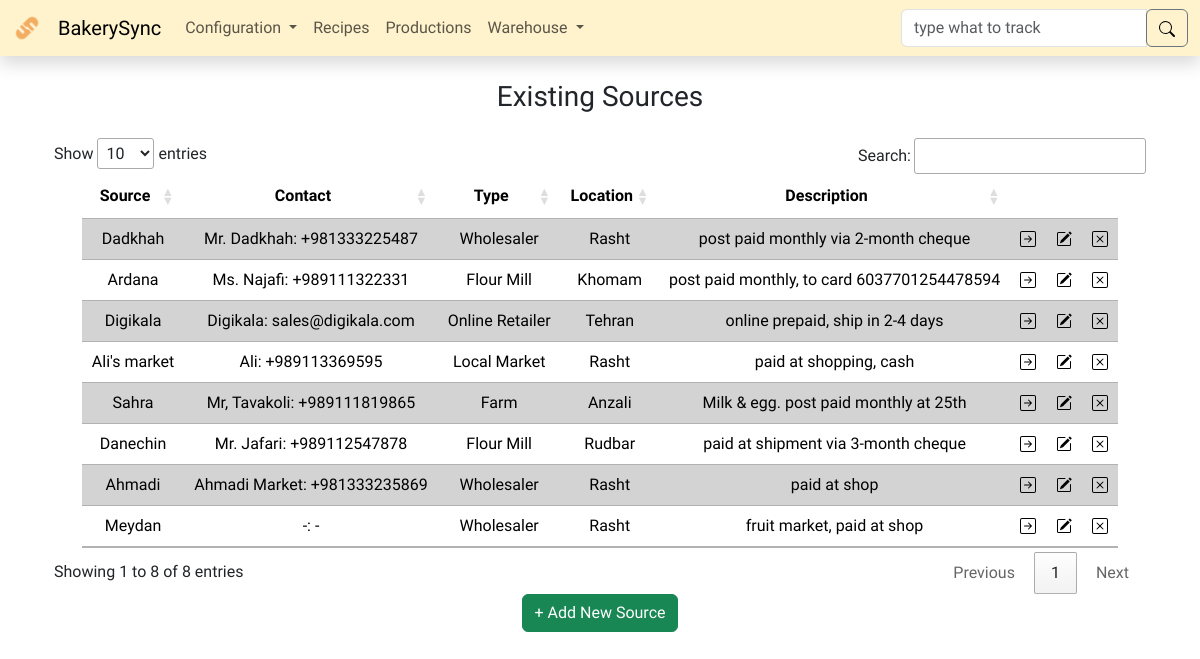
The app's page /sources/ with its own data.
### models.py (models this page shows, shortened)
class BaseModel(db.Model):
    __abstract__ = True
    id = db.Column(db.Integer, primary_key=True)

class Source(BaseModel):
    name = db.Column(db.String(255), unique=True, nullable=False)
    contact_person = db.Column(db.String(255))
    contact_information = db.Column(db.String(255))
    type = db.Column(db.String(255), nullable=False)
    location = db.Column(db.String(255))
    description = db.Column(db.String(255))
    arrivals = db.relationship('IngredientArrival', backref='source')

### routes/sources.py (the view)
@sources_bp.route('/', methods=['GET', 'POST'])
def sources():
    if request.method == 'POST':
        name = request.form['name'].capitalize()
        contact_person = request.form['contact_person'].title()
        contact_information = request.form['contact_information']
        type = request.form['type'].title()
        location = request.form['location'].title()
        description = request.form['description']
        new_source = Source(
            name=name,
            contact_person=contact_person,
            contact_information=contact_information,
            type=type,
            location=location,
            description=description
        )
        try:
            db.session.add(new_source)
            db.session.commit()
            flash('New source added successfully', 'success')
            return redirect(url_for('sources.sources'))
        except Exception as e:
            if 'UNIQUE constraint failed: source.name' in str(e):
                flash(
                    f'Can not add another source with the name {name}. Source name must be unique. Please choose a different name.', 'warning')
            else:
                flash(f'Error: {str(e)}', 'warning')
            db.session.rollback()  # Rollback any changes to the database
            return redirect(url_for('sources.sources'))
    else:
        sources = Source.query.all()
        return render_template('sources.html', sources=sources)

### app.py (called while the page is built)
@app.after_request
def after_request(response):
    response.headers["Cache-Control"] = "no-cache, no-store, must-revalidate"
    response.headers["Expires"] = 0
    response.headers["Pragma"] = "no-cache"
    return response

@app.template_filter('escape_html')
def escape_html_filter(s):
    result = ""
    for c in s:
        if c in ["'", '"']:
            result += "\\" + c
        else:
            result += c
    return result

### templates/sources.html (shortened to what this page needs)
{% extends "layout.html" %}
{%block main %}
<div class="container mx-auto text-center">
  <div class="container mx-auto">
    <h3 class="my-4">Existing Sources</h3>
    <table id="source_table" class="table table-striped w-auto mx-auto">
      <thead>
        <tr>
          <th>Source</th>
          <th>Contact</th>
          <th>Type</th>
          <th>Location</th>
          <th>Description</th>
          <th></th>
          <th></th>
          <th></th>
        </tr>
      </thead>
      <tbody>
        {% for source in sources %}
        <tr>
          <td>{{ source.name }}</td>
          <td>{{ source.contact_person }}: {{ source.contact_information }}</td>
          <td>{{ source.type }}</td>
          <td>{{ source.location }}</td>
          <td>{{ source.description }}</td>
          <td>
            <form action="{{ url_for('sources.track') }}" method="post">
              <input
                type="image"
                src="/static/icons/arrow-right-square.svg"
                alt="track"
                name="source_track"
                title="Track {{ source.name }}"
              />
            </form>
          </td>
          <td>
            <img
              src="/static/icons/pencil-square.svg"
              alt="edit"
              name="source_edit"
              type="button"
              class="edit-source"
              title="Edit {{ source.name }}"
              data-bs-toggle="offcanvas"
              data-bs-target="#EditCanvas"
              aria-controls="EditCanvas"
              onclick="populateCanvas(
              '{{ source.id }}',
              '{{ source.name|escape_html }}',
              '{{ source.contact_person|escape_html }}',
              '{{ source.contact_information|escape_html }}',
              '{{ source.type|escape_html }}',
              '{{ source.location|escape_html }}',
              '{{ source.description|escape_html }}'
            );"
            />
          </td>
          <td>
            <form
              id="del-{{ source.id }}"
              action="{{ url_for('sources.delete_source') }}"
              method="post"
            >
              <img
                src="/static/icons/x-square.svg"
                alt="delete"
                name="source_delete"
                type="submit"
                title="Delete {{ source.name }}"
                onclick="return confirmDelete('del-{{ source.id }}', '{{ source.name|escape_html }}');"
              />
            </form>
          </td>
        </tr>
        {% endfor %}
      </tbody>
    </table>
  </div>
  <button
    class="btn btn-success"
    type="button"
    data-bs-toggle="offcanvas"
    data-bs-target="#AddCanvas"
    aria-controls="AddCanvas"
  >
    + Add New Source
  </button>
</div>
{% endblock %}

### static/styles.css (style rules this page uses)
body { font-family: "Dosis", sans-serif; }
table input { border: none; background: transparent; padding: 0; vertical-align: middle; }
td form, td strong { display: inline; }
table.dataTable thead th, table.dataTable thead td, table.dataTable tfoot th, table.dataTable tfoot td { text-align: center; }
.table { --bs-table-striped-bg: lightgray; }
td { vertical-align: middle; }

### records on screen
Source: name "Dadkhah", contact_person "Mr. Dadkhah", contact_information "+981333225487", type "Wholesaler", location "Rasht", description "post paid monthly via 2-month cheque"
Source: name "Ardana", contact_person "Ms. Najafi", contact_information "+989111322331", type "Flour Mill", location "Khomam", description "post paid monthly, to card 6037701254478594"
Source: name "Digikala", contact_person "Digikala", contact_information "sales@digikala.com", type "Online Retailer", location "Tehran", description "online prepaid, ship in 2-4 days"
Source: name "Ali's market", contact_person "Ali", contact_information "+989113369595", type "Local Market", location "Rasht", description "paid at shopping, cash"
Source: name "Sahra", contact_person "Mr, Tavakoli", contact_information "+989111819865", type "Farm", location "Anzali", description "Milk & egg. post paid monthly at 25th"
Source: name "Danechin", contact_person "Mr. Jafari", contact_information "+989112547878", type "Flour Mill", location "Rudbar", description "paid at shipment via 3-month cheque"
Source: name "Ahmadi", contact_person "Ahmadi Market", contact_information "+981333235869", type "Wholesaler", location "Rasht", description "paid at shop"
Source: name "Meydan", contact_person "-", contact_information "-", type "Wholesaler", location "Rasht", description "fruit market, paid at shop"
